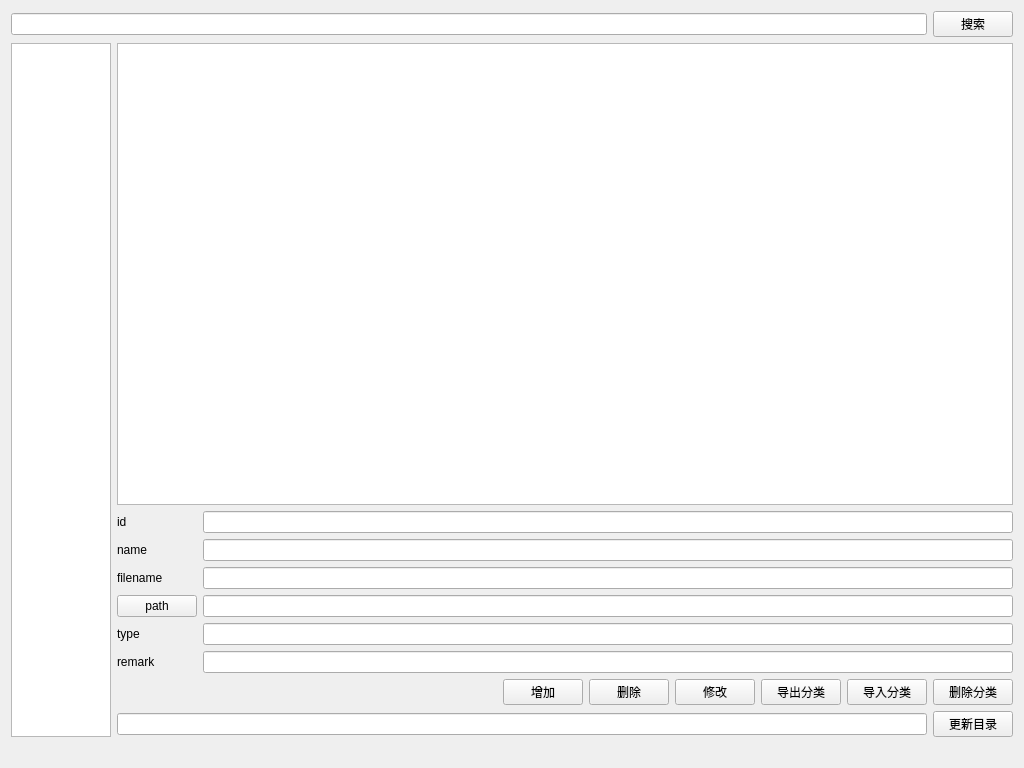
<?xml version="1.0" encoding="UTF-8"?>
<ui version="4.0">
 <class>Widget</class>
 <widget class="QWidget" name="Widget">
  <property name="geometry">
   <rect>
    <x>0</x>
    <y>0</y>
    <width>1024</width>
    <height>768</height>
   </rect>
  </property>
  <property name="windowTitle">
   <string/>
  </property>
  <property name="styleSheet">
   <string notr="true">*{
	font: 9pt &quot;微软雅黑&quot;;
	
	font: 12pt &quot;Consolas&quot;;


}</string>
  </property>
  <layout class="QVBoxLayout" name="verticalLayout_5">
   <item>
    <layout class="QHBoxLayout" name="horizontalLayout_4">
     <item>
      <widget class="QLineEdit" name="lineEdit_search"/>
     </item>
     <item>
      <widget class="QPushButton" name="pushButton">
       <property name="text">
        <string>搜索</string>
       </property>
      </widget>
     </item>
    </layout>
   </item>
   <item>
    <layout class="QHBoxLayout" name="horizontalLayout_2">
     <item>
      <widget class="QListView" name="listView">
       <property name="maximumSize">
        <size>
         <width>100</width>
         <height>16777215</height>
        </size>
       </property>
      </widget>
     </item>
     <item>
      <layout class="QVBoxLayout" name="verticalLayout_4">
       <item>
        <layout class="QVBoxLayout" name="verticalLayout_3">
         <item>
          <widget class="QTableView" name="tableView"/>
         </item>
         <item>
          <layout class="QHBoxLayout" name="horizontalLayout">
           <item>
            <layout class="QVBoxLayout" name="verticalLayout">
             <item>
              <widget class="QLabel" name="label_6">
               <property name="text">
                <string>id</string>
               </property>
              </widget>
             </item>
             <item>
              <widget class="QLabel" name="label">
               <property name="text">
                <string>name</string>
               </property>
              </widget>
             </item>
             <item>
              <widget class="QLabel" name="label_3">
               <property name="text">
                <string>filename</string>
               </property>
              </widget>
             </item>
             <item alignment="Qt::AlignLeft">
              <widget class="QPushButton" name="pushButton_path">
               <property name="text">
                <string>path</string>
               </property>
               <property name="flat">
                <bool>false</bool>
               </property>
              </widget>
             </item>
             <item>
              <widget class="QLabel" name="label_4">
               <property name="text">
                <string>type</string>
               </property>
              </widget>
             </item>
             <item>
              <widget class="QLabel" name="label_5">
               <property name="text">
                <string>remark</string>
               </property>
              </widget>
             </item>
            </layout>
           </item>
           <item>
            <layout class="QVBoxLayout" name="verticalLayout_2">
             <item>
              <widget class="QLineEdit" name="lineEdit_id">
               <property name="readOnly">
                <bool>true</bool>
               </property>
               <property name="clearButtonEnabled">
                <bool>false</bool>
               </property>
              </widget>
             </item>
             <item>
              <widget class="QLineEdit" name="lineEdit_name">
               <property name="minimumSize">
                <size>
                 <width>500</width>
                 <height>0</height>
                </size>
               </property>
              </widget>
             </item>
             <item>
              <widget class="QLineEdit" name="lineEdit_filename">
               <property name="minimumSize">
                <size>
                 <width>500</width>
                 <height>0</height>
                </size>
               </property>
              </widget>
             </item>
             <item>
              <widget class="QLineEdit" name="lineEdit_path">
               <property name="minimumSize">
                <size>
                 <width>600</width>
                 <height>0</height>
                </size>
               </property>
              </widget>
             </item>
             <item>
              <widget class="QLineEdit" name="lineEdit_type">
               <property name="minimumSize">
                <size>
                 <width>500</width>
                 <height>0</height>
                </size>
               </property>
              </widget>
             </item>
             <item>
              <widget class="QLineEdit" name="lineEdit_remark">
               <property name="minimumSize">
                <size>
                 <width>500</width>
                 <height>0</height>
                </size>
               </property>
              </widget>
             </item>
            </layout>
           </item>
          </layout>
         </item>
         <item>
          <layout class="QHBoxLayout" name="horizontalLayout_3">
           <item>
            <spacer name="horizontalSpacer">
             <property name="orientation">
              <enum>Qt::Horizontal</enum>
             </property>
             <property name="sizeHint" stdset="0">
              <size>
               <width>40</width>
               <height>20</height>
              </size>
             </property>
            </spacer>
           </item>
           <item>
            <widget class="QPushButton" name="pushButton_insert">
             <property name="text">
              <string>增加</string>
             </property>
            </widget>
           </item>
           <item>
            <widget class="QPushButton" name="pushButton_del">
             <property name="text">
              <string>删除</string>
             </property>
            </widget>
           </item>
           <item>
            <widget class="QPushButton" name="pushButton_modify">
             <property name="text">
              <string>修改</string>
             </property>
            </widget>
           </item>
           <item>
            <widget class="QPushButton" name="pushButton_import">
             <property name="text">
              <string>导出分类</string>
             </property>
            </widget>
           </item>
           <item>
            <widget class="QPushButton" name="pushButton_export">
             <property name="text">
              <string>导入分类</string>
             </property>
            </widget>
           </item>
           <item>
            <widget class="QPushButton" name="pushButton_deltype">
             <property name="text">
              <string>删除分类</string>
             </property>
            </widget>
           </item>
          </layout>
         </item>
        </layout>
       </item>
       <item>
        <layout class="QHBoxLayout" name="horizontalLayout_5">
         <item>
          <widget class="QLineEdit" name="lineEdit_newdir"/>
         </item>
         <item>
          <widget class="QPushButton" name="pushButton_2">
           <property name="text">
            <string>更新目录</string>
           </property>
          </widget>
         </item>
        </layout>
       </item>
      </layout>
     </item>
    </layout>
   </item>
   <item>
    <widget class="QLabel" name="label_info">
     <property name="text">
      <string/>
     </property>
     <property name="wordWrap">
      <bool>true</bool>
     </property>
    </widget>
   </item>
  </layout>
 </widget>
 <tabstops>
  <tabstop>tableView</tabstop>
  <tabstop>lineEdit_remark</tabstop>
  <tabstop>lineEdit_filename</tabstop>
  <tabstop>lineEdit_type</tabstop>
  <tabstop>lineEdit_path</tabstop>
  <tabstop>lineEdit_name</tabstop>
  <tabstop>listView</tabstop>
  <tabstop>pushButton</tabstop>
 </tabstops>
 <resources/>
 <connections/>
</ui>
